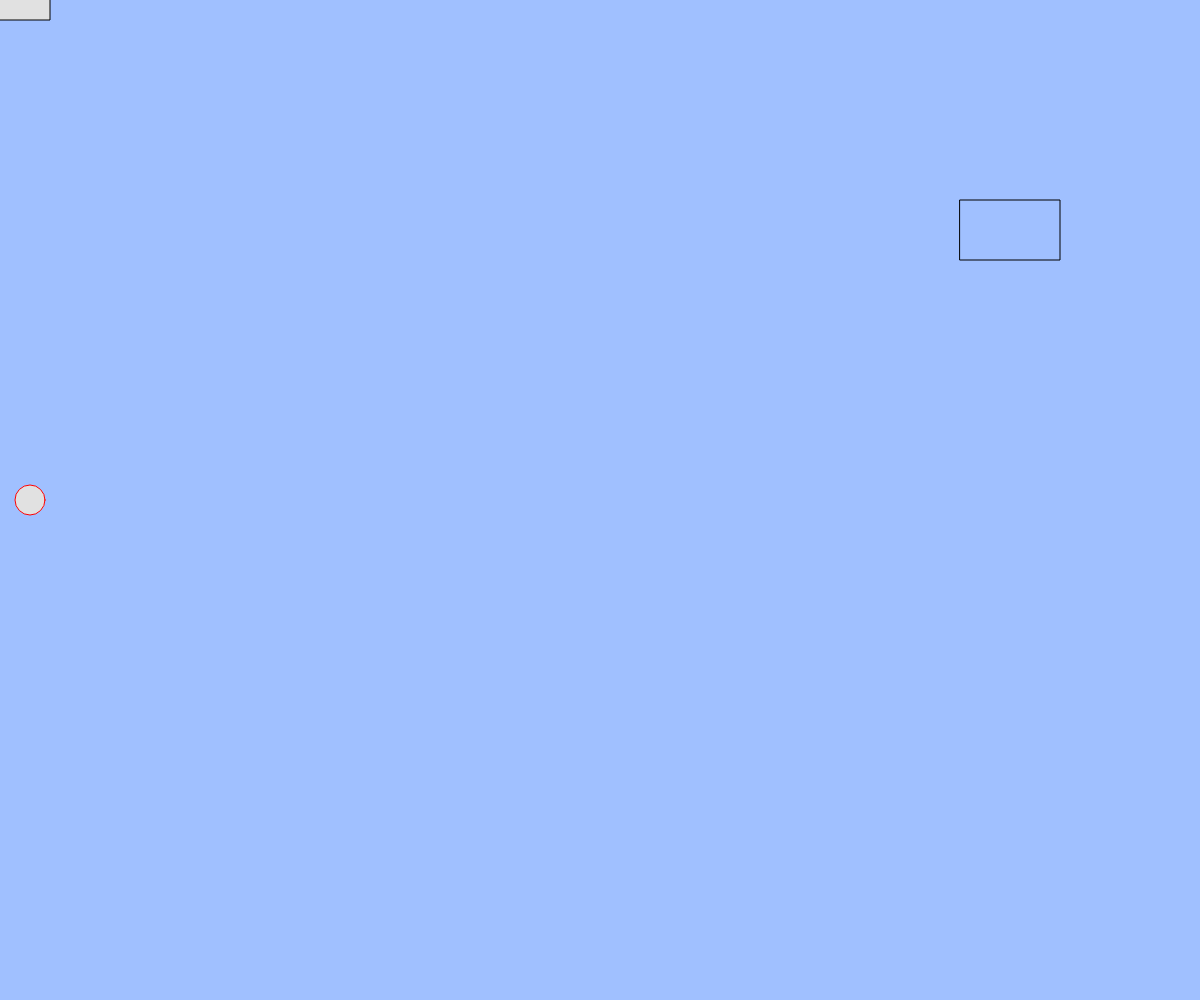
Frame 1 (no input)
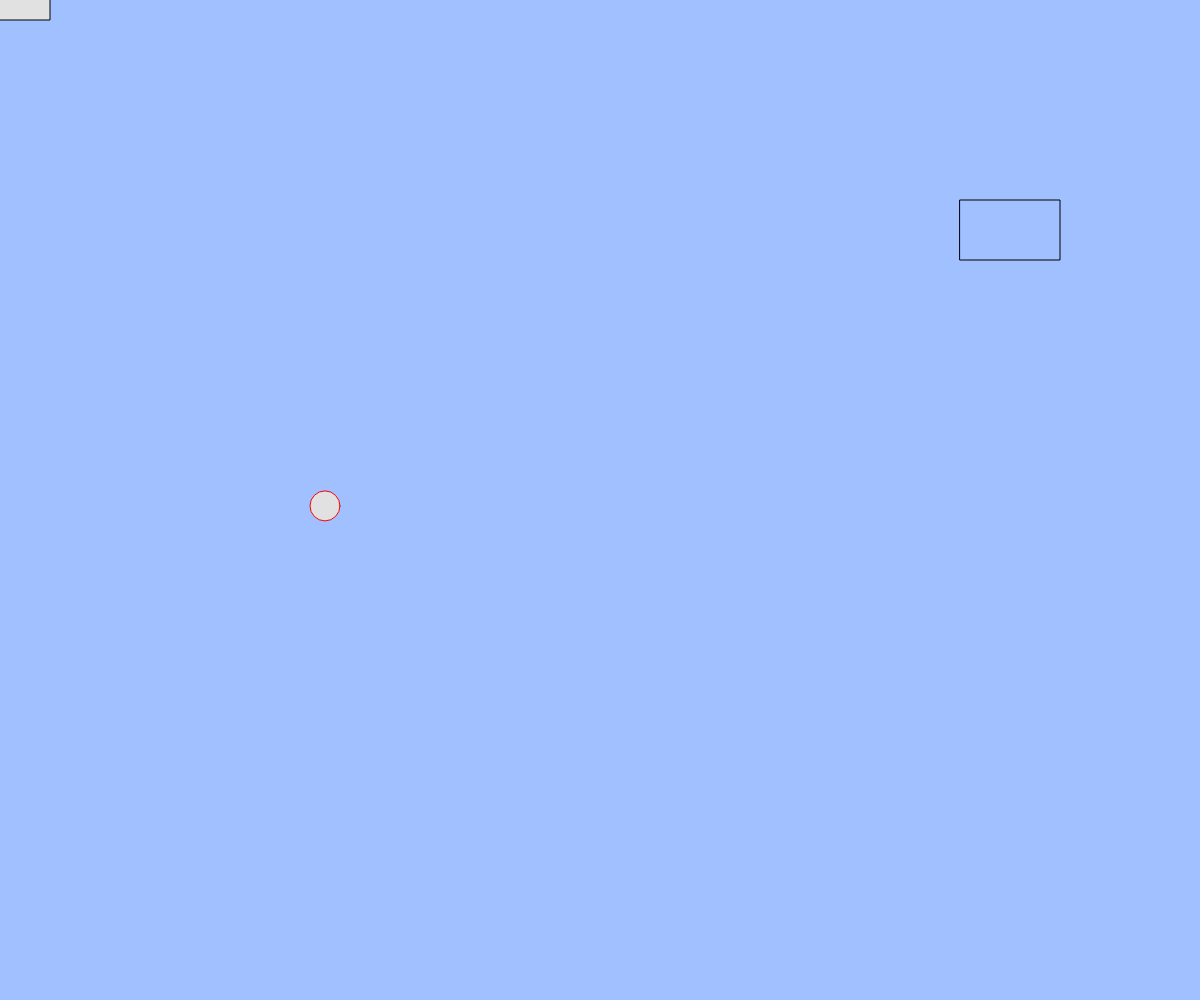
Frame 60 (no input)
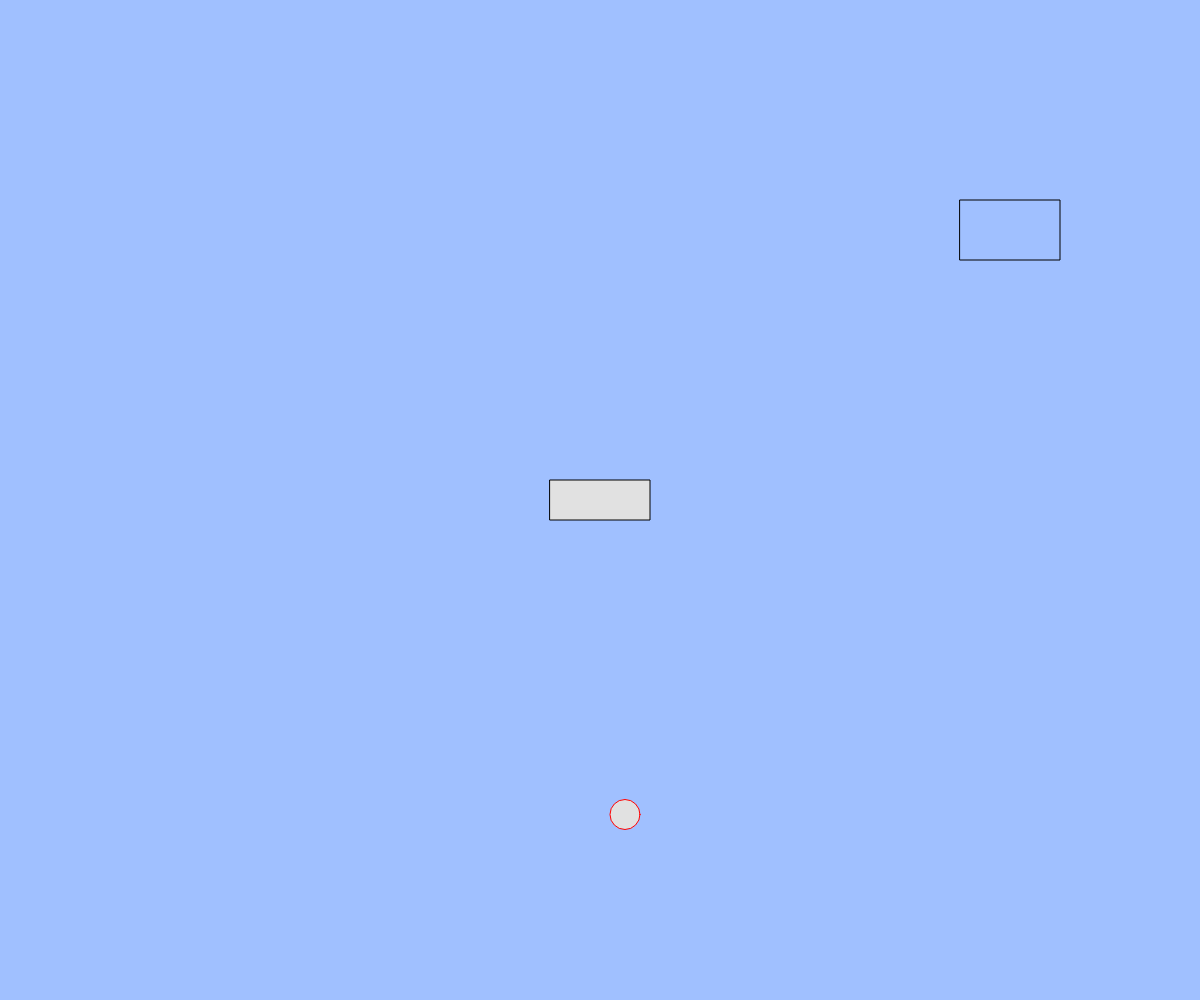
Frame 120 (the mouse pressed at the canvas centre since frame 60)

The p5.js sketch that drew these frames (run headless with seeded random() and noise() and a simulated clock; from frame 60 on, the mouse is pressed at the canvas centre):

// p5.js sketch
// ── sketch.js
// 最終課題を制作しよう


let x, y, vx, vy, p, q
const g = 0.7;
const vyMax = 30; 


function setup(){
  createCanvas(windowWidth, windowHeight);
  x = 30;
  y = height / 2;
  vx = 5;
  vy = 5
}


function draw(){
  background(160, 192, 255);
  stroke(0, 0, 0)
  fill(225, 225, 225)
  rect(mouseX - 50, mouseY - 20, 100, 40);
  
  noFill(0)
  stroke(0, 0, 0)
  rect(4 * windowWidth / 5, windowHeight / 5, 100, 60)
  
  stroke(255, 0, 0)
  fill(225, 225, 225)
  ellipse(x, y, 30)
  

  x += vx
  y += vy
  vy = constrain(vy + g, -vyMax, vyMax)

  if(x < 0 || x > width){ vx = -1 * vx; }
   x = constrain(x, 0, width);
  if(y < 0 || y > height){ vy = -1 * vy; }
  y = constrain(y, 0, height);

 if(y > mouseY - 45 && y < mouseY - 25){ 
  if(x > mouseX -50 && x < mouseX + 50 )
    vy = -1 * vy;
 }

 if(y > windowHeight / 5 + 55 && y < windowHeight / 5 + 60){
  if(x > 4 * windowWidth / 5 && x < 4 * windowWidth / 5 + 100){
  vy = -1 * vy}
  }

 if(y > windowHeight / 5 && y < windowHeight / 5 + 60){
  if(x > 4 * windowWidth / 5 && x < 4 * windowWidth / 5 + 100){
  vx = 0
  vy = 0
  stroke(0, 0, 0)
  fill(0, 0, 0)
  
  text("おめでとう！大成功！！", windowWidth / 2 - 50, windowHeight / 2)
  text("リセットボタンを押してもう一度挑戦してみよう!", windowWidth / 2 - 120, windowHeight / 2 + 15)
  
 }

}
}



  



function windowResized(){
  resizeCanvas(windowWidth, windowHeight);
}
